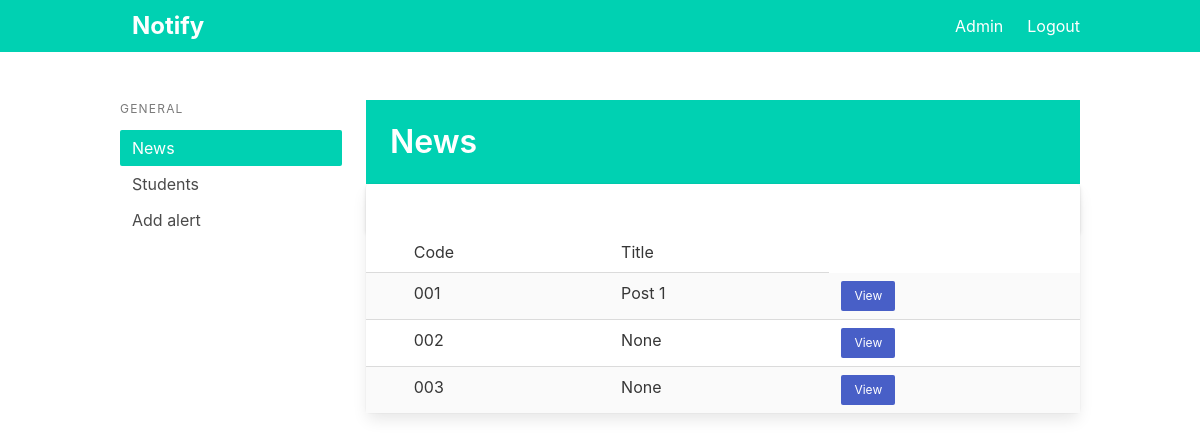
Screenshot of / (signed in) with the database file from the repository.
### app/models.py (models this page shows)
class Alert(db.Model):
    id = db.Column(db.Integer, primary_key=True)
    title = db.Column(db.String(150))
    body = db.Column(db.Text)

### app/main.py (the view)
@main.route('/')
@login_required
def index():
    alerts = Alert.query.all()
    return render_template('index.html', alerts=alerts)

### app/templates/index.html (shortened to what this page needs)
{% extends "base.html" %}
{% block content %}
<div class="columns">
  <div class="column is-3 ">
    <aside class="menu is-hidden-mobile">
      <p class="menu-label">
        General
      </p>
      <ul class="menu-list">
        <li><a class="has-background-primary has-text-white">News</a></li>
        <li><a href="{{ url_for('main.student') }}">Students</a></li>
        <li><a href="{{ url_for('main.alert') }}">Add alert</a></li>
      </ul>
    </aside>
  </div>
  <div class="column is-9">
    <section class="hero is-primary welcome is-small">
      <div class="hero-body">
        <div class="container">
          <h1 class="title">
            News
          </h1>
        </div>
      </div>
    </section>
    <div class="is-6">
      <div class="card events-card">
        <header class="card-header">
          <a href="#" class="card-header-icon" aria-label="more options">
            <span class="icon">
            </span>
          </a>
        </header>
        <div class="card-table">
          <div class="content">
            <table class="table is-fullwidth is-striped">
              <tbody>
                <tr>
                  <td>
                  <td>Code</td>
                  <td>Title</td>
                </tr>
                {% for alert in alerts %}
                <tr>
                  <td width="5%">
                  <td>00{{ alert.id }}</td>
                  <td>{{ alert.title }}</td>
                  <td><a class="button is-link is-small" href="/alert/{{alert.id}}">View</a></td>
                </tr>
                {% endfor %}
              </tbody>
            </table>
          </div>
        </div>
      </div>
    </div>
  </div>
</div>
{% endblock %}

### rows the page displays
Alert: id "1", title "Post 1"
Alert: id "2", title "None"
Alert: id "3", title "None"
